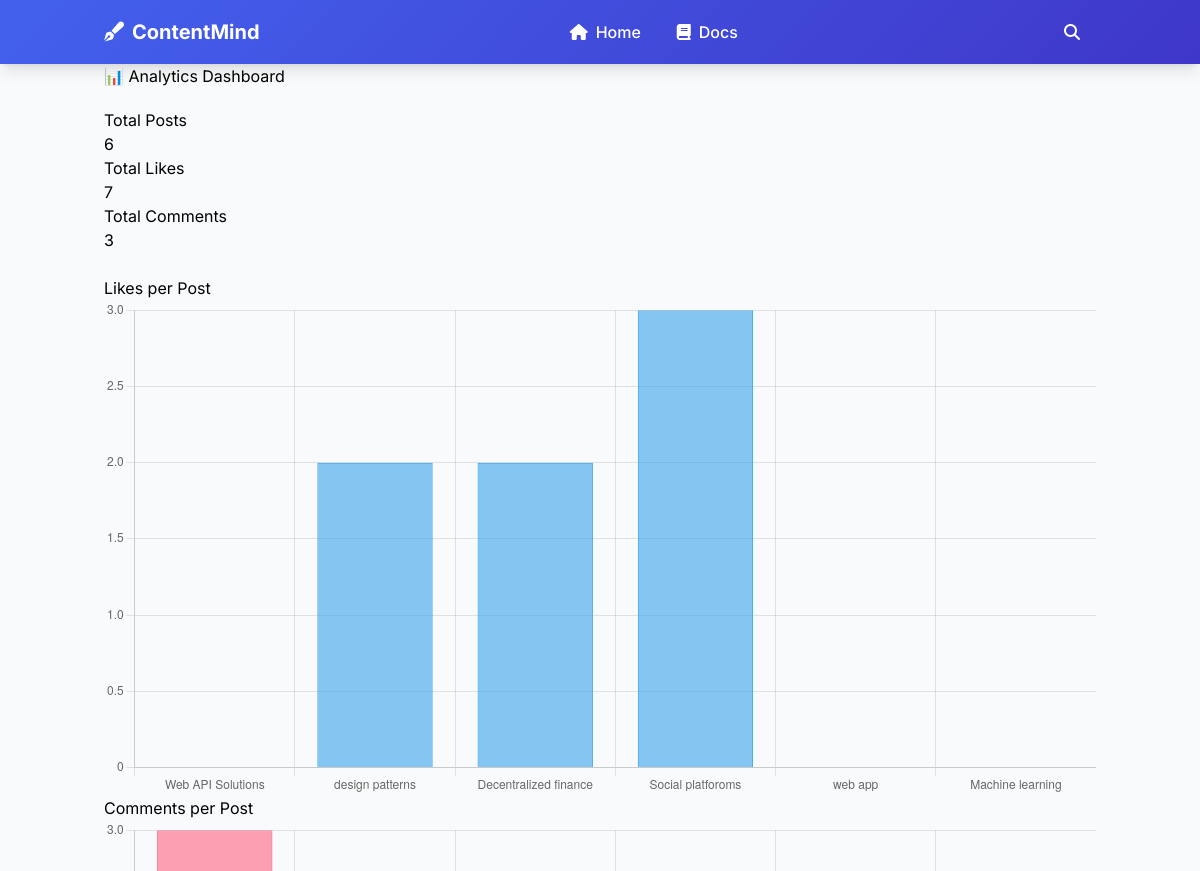
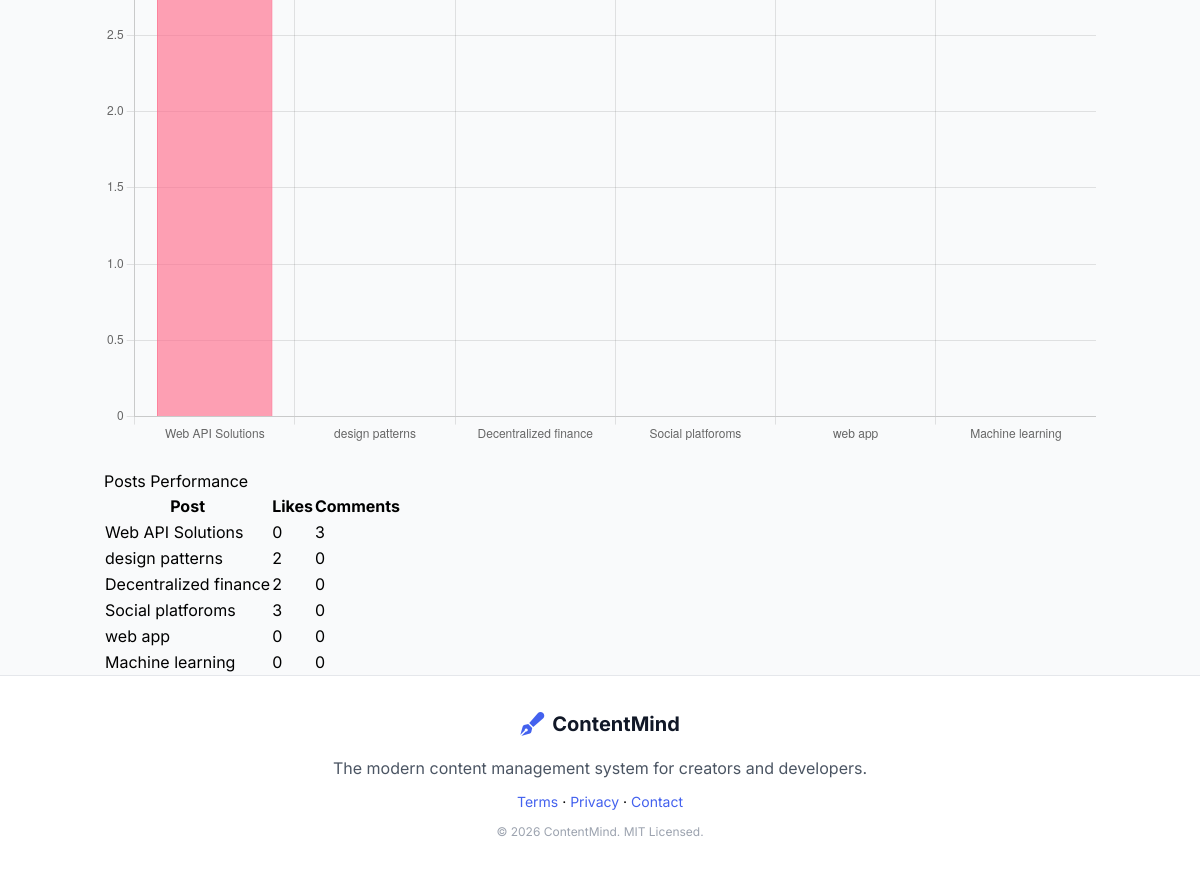
Page /dashboard/ on the earlier database version (2 pictures, top to bottom).
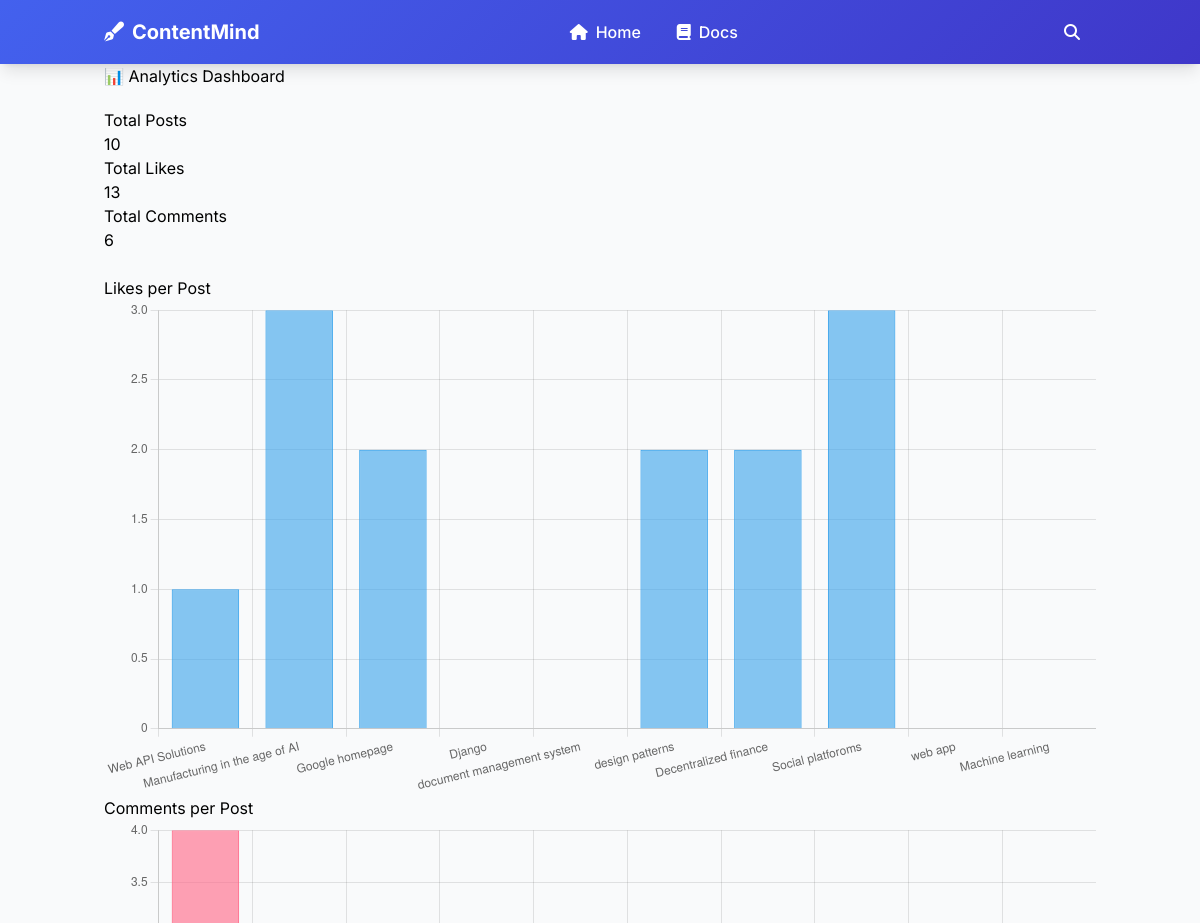
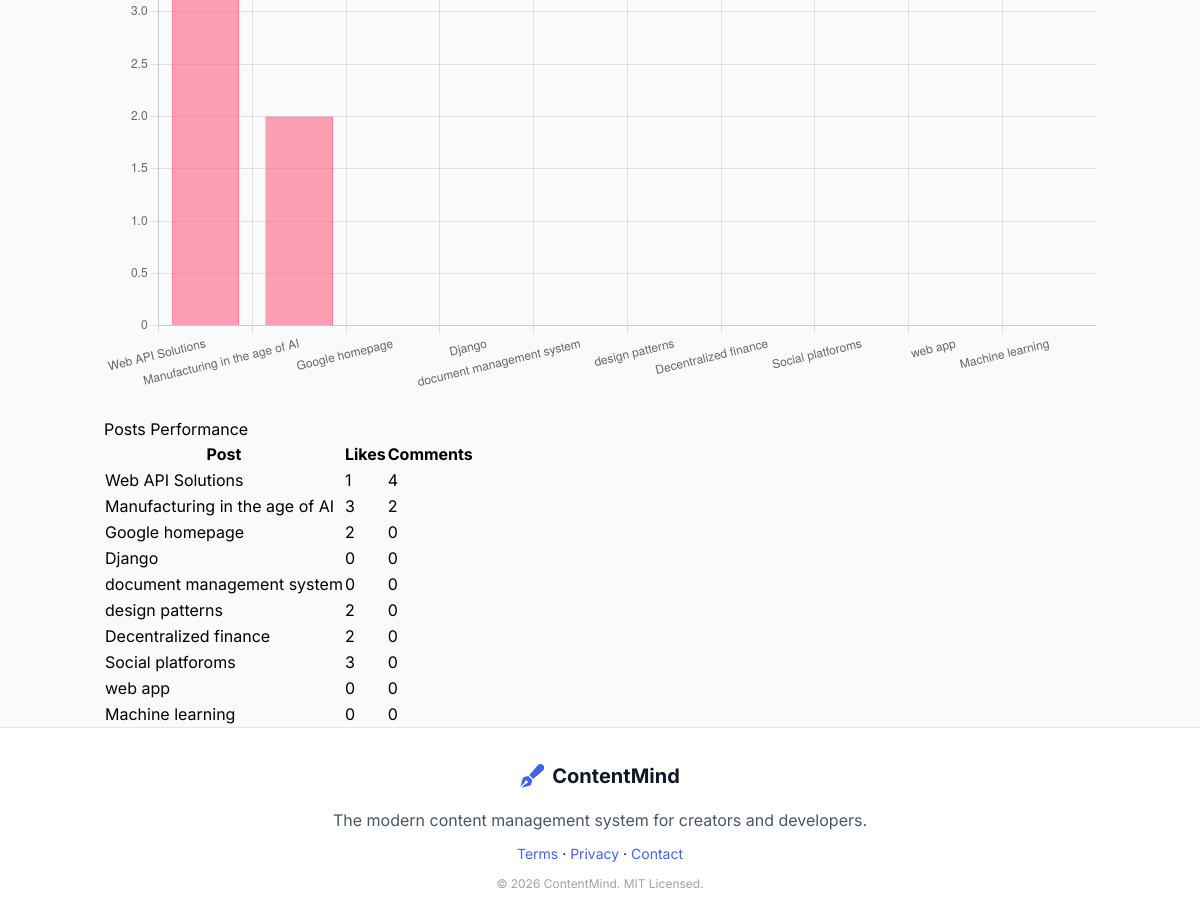
Same page on the later database version (2 pictures, top to bottom).
### cms_blog/models.py (models this page shows, shortened)
class Post(models.Model):
  class Status(models.TextChoices):
    DRAFT = 'DF', 'Draft'
    PUBLISHED = 'PB', 'Published'
  title = models.CharField(max_length=300)
  slug = models.SlugField(max_length=300,unique_for_date='publish',blank=True)
  author = models.ForeignKey(settings.AUTH_USER_MODEL, on_delete=models.CASCADE, related_name='blog_posts')
  body = RichTextField()
  like_count = models.PositiveIntegerField(default=0)
  publish = models.DateTimeField(default=timezone.now)
  created = models.DateTimeField(auto_now_add=True)
  updated = models.DateTimeField(auto_now=True)
  status = models.CharField(max_length=3,choices = Status,default=Status.DRAFT)
  objects = models.Manager()  # The default manager.
  published = PublishedManager()  # Custom manager for published posts.
  tags = TaggableManager()
  hit_count_generic = GenericRelation(HitCount, object_id_field='object_pk', related_query_name='hit_count')
  class Meta:
    ordering = ['publish']
    indexes = [models.Index(fields=['-publish'])]

### cms_blog/views.py (the view)
# urls.py: path('dashboard/', dashboard, name='dashboard')
def dashboard(request):
    analytics = Post.objects.annotate(
        comments_count=Count('comments')
    ).order_by('-comments_count')
    context = {
        "analytics": analytics,
        "total_posts": Post.objects.count(),
        "total_likes": sum([post.like_count for post in analytics]),
        "total_comments": sum([post.comments_count for post in analytics]),
        "post_titles_json": json.dumps([post.title for post in analytics]),
        "likes_data_json": json.dumps([post.like_count for post in analytics]),
        "comments_data_json": json.dumps([post.comments_count for post in analytics]),
    }
    return render(request, "dashboard.html", context)

### cms_blog/templates/dashboard.html (shortened to what this page needs)
{% extends "base.html" %}
{% block content %}
<section class="section">
  <div class="container">
    <h1 class="title is-3 mb-5">📊 Analytics Dashboard</h1>
    <div class="columns is-multiline">
      <div class="column is-3">
        <div class="box has-text-centered">
          <p class="heading">Total Posts</p>
          <p class="title">{{ total_posts }}</p>
        </div>
      </div>
      <div class="column is-3">
        <div class="box has-text-centered">
          <p class="heading">Total Likes</p>
          <p class="title">{{ total_likes }}</p>
        </div>
      </div>
      <div class="column is-3">
        <div class="box has-text-centered">
          <p class="heading">Total Comments</p>
          <p class="title">{{ total_comments }}</p>
        </div>
      </div>
    </div>
    <div class="columns mt-6">
      <div class="column is-6">
        <div class="box">
          <h2 class="title is-4">Likes per Post</h2>
          <canvas id="likesChart"></canvas>
        </div>
      </div>
      <div class="column is-6">
        <div class="box">
          <h2 class="title is-4">Comments per Post</h2>
          <canvas id="commentsChart"></canvas>
        </div>
      </div>
    </div>
    <div class="box mt-6">
      <h2 class="title is-4">Posts Performance</h2>
      <table class="table is-fullwidth is-striped is-hoverable">
        <thead>
          <tr>
            <th>Post</th>
            <th>Likes</th>
            <th>Comments</th>
          </tr>
        </thead>
        <tbody>
          {% for post in analytics %}
          <tr>
            <td>{{ post.title }}</td>
            <td>{{ post.like_count }}</td>
            <td>{{ post.comments_count }}</td>
          </tr>
          {% endfor %}
        </tbody>
      </table>
    </div>
  </div>
</section>
<script>
  // Prepare data
  const postTitles = {{ post_titles_json|safe }};
const likesData = {{ likes_data_json|safe }};
const commentsData = {{ comments_data_json|safe }};
  // Likes Chart
  const likesCtx = document.getElementById('likesChart').getContext('2d');
  new Chart(likesCtx, {
    type: 'bar',
    data: {
      labels: postTitles,
      datasets: [{
        label: 'Likes',
        data: likesData,
        backgroundColor: 'rgba(54, 162, 235, 0.6)',
        borderColor: 'rgba(54, 162, 235, 1)',
        borderWidth: 1
      }]
    },
    options: {
      responsive: true,
      plugins: {
        legend: { display: false }
      },
      scales: {
        y: { beginAtZero: true }
      }
    }
  });
  // Comments Chart
  const commentsCtx = document.getElementById('commentsChart').getContext('2d');
  new Chart(commentsCtx, {
    type: 'bar',
    data: {
      labels: postTitles,
      datasets: [{
        label: 'Comments',
        data: commentsData,
        backgroundColor: 'rgba(255, 99, 132, 0.6)',
        borderColor: 'rgba(255, 99, 132, 1)',
        borderWidth: 1
      }]
    },
    options: {
      responsive: true,
      plugins: {
        legend: { display: false }
      },
      scales: {
        y: { beginAtZero: true }
      }
    }
  });
</script>
{% endblock %}

### cms_blog/templates/base.html (shortened to what this page needs)
{% load static %}
<!DOCTYPE html>
<html lang="en">
  <head>
    <script src="https://cdn.tailwindcss.com"></script>
    <link
      rel="stylesheet"
      href="https://cdnjs.cloudflare.com/ajax/libs/font-awesome/6.4.0/css/all.min.css"
    />
  </head>
  <body class="flex flex-col min-h-screen bg-gray-50">
    <nav
      class="gradient-bg fixed w-full top-0 z-50 shadow-lg animate-slide-down"
    >
      <div class="container mx-auto px-4">
        <div class="flex justify-between items-center h-16">
          <a
            href="/"
            class="flex items-center space-x-2 text-white font-bold text-xl transition-transform duration-300 hover:scale-105"
          >
            <i class="fas fa-pen-fancy"></i>
            <span>ContentMind</span>
          </a>
          <div class="hidden md:flex items-center space-x-1">
            <a
              href="/"
              class="text-white px-4 py-2 rounded-lg font-medium transition-all duration-300 hover:bg-white hover:bg-opacity-20"
            >
              <i class="fas fa-home mr-2"></i>Home
            </a>
            <a
              href="#"
              class="text-white px-4 py-2 rounded-lg font-medium transition-all duration-300 hover:bg-white hover:bg-opacity-20"
            >
              <i class="fas fa-book mr-2"></i>Docs
            </a>
          </div>
          <div class="hidden md:flex items-center space-x-2">
            <a
              href="{% url 'cms_blog:post_search' %}"
              class="text-white px-4 py-2 rounded-lg font-medium transition-all duration-300 hover:bg-white hover:bg-opacity-20"
            >
              <i class="fas fa-search"></i>
            </a>
          </div>
        </div>
      </div>
    </nav>
    <main class="flex-1 pt-16 animate-fade-in">
      <div class="container mx-auto px-4">
        {% block content %}{% endblock content %}
      </div>
    </main>
    <footer class="bg-white border-t border-gray-200 mt-auto">
      <div class="container mx-auto px-4 py-8">
        <div class="text-center">
          <div class="flex items-center justify-center space-x-2 mb-4">
            <i class="fas fa-pen-fancy text-primary text-2xl"></i>
            <span class="text-xl font-bold text-gray-900">ContentMind</span>
          </div>
          <p class="text-gray-600 mb-3">
            The modern content management system for creators and developers.
          </p>
          <p class="text-sm">
            <a
              href="#"
              class="text-primary hover:text-primary-dark transition-colors duration-300"
              >Terms</a
            >
            ·
            <a
              href="#"
              class="text-primary hover:text-primary-dark transition-colors duration-300"
              >Privacy</a
            >
            ·
            <a
              href="#"
              class="text-primary hover:text-primary-dark transition-colors duration-300"
              >Contact</a
            >
          </p>
          <p class="mt-3 text-gray-400 text-xs">
            © {% now "Y" %} ContentMind. MIT Licensed.
          </p>
        </div>
      </div>
    </footer>
  </body>
</html>

### cms_blog/templates/base.html (style rules this page uses)
body { font-family: "Inter", sans-serif; }
.gradient-bg { background: linear-gradient(135deg, #4361ee 0%, #3f37c9 100%); }
.box { transition: transform 0.2s ease, box-shadow 0.2s ease; }

Differences in the rows shown:
changed Post "Web API Solutions": like_count "0" → "1"; comments_count "3" → "4"
added Post: title "Manufacturing in the age of AI", like_count "3", comments_count "2"
added Post: title "Google homepage", like_count "2", comments_count "0"
added Post: title "Django", like_count "0", comments_count "0"
added Post: title "document management system", like_count "0", comments_count "0"
Other differences:
{{ total_posts }}: "6" → "10"
{{ total_likes }}: "7" → "13"
{{ total_comments }}: "3" → "6"
chart data {{ post_titles_json|safe }}: ["Web API Solutions", "design patterns", "Decentralized finance", "Social platforoms", "web app", "Machine learning"] → ["Web API Solutions", "Manufacturing in the age of AI", "Google homepage", "Django", "document management system", "design patterns", "Decentralized finance", "Social platforoms", "web app", "Machine learning"]
chart data {{ likes_data_json|safe }}: [0, 2, 2, 3, 0, 0] → [1, 3, 2, 0, 0, 2, 2, 3, 0, 0]
chart data {{ comments_data_json|safe }}: [3, 0, 0, 0, 0, 0] → [4, 2, 0, 0, 0, 0, 0, 0, 0, 0]
